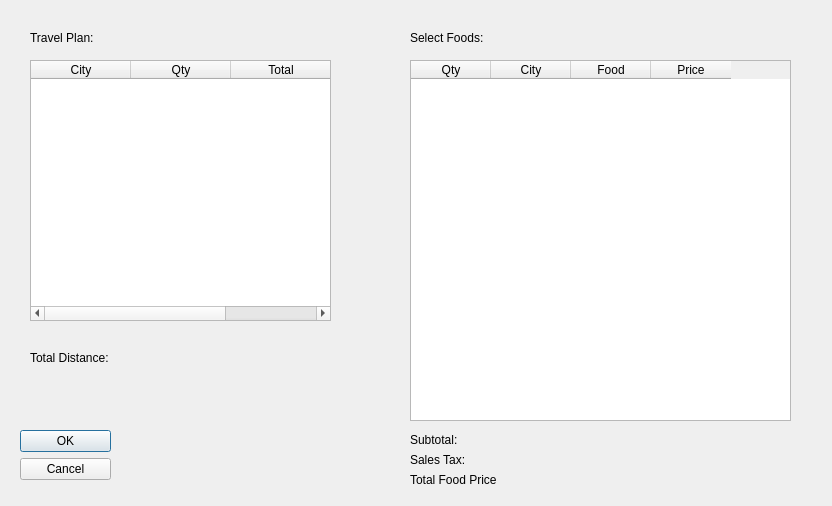
<?xml version="1.0" encoding="UTF-8"?>
<ui version="4.0">
 <class>RouteDisplayer</class>
 <widget class="QDialog" name="RouteDisplayer">
  <property name="geometry">
   <rect>
    <x>0</x>
    <y>0</y>
    <width>832</width>
    <height>506</height>
   </rect>
  </property>
  <property name="windowTitle">
   <string>Dialog</string>
  </property>
  <widget class="QDialogButtonBox" name="buttonBox">
   <property name="geometry">
    <rect>
     <x>20</x>
     <y>430</y>
     <width>91</width>
     <height>61</height>
    </rect>
   </property>
   <property name="orientation">
    <enum>Qt::Vertical</enum>
   </property>
   <property name="standardButtons">
    <set>QDialogButtonBox::Cancel|QDialogButtonBox::Ok</set>
   </property>
  </widget>
  <widget class="QTableWidget" name="routeList">
   <property name="geometry">
    <rect>
     <x>30</x>
     <y>60</y>
     <width>301</width>
     <height>261</height>
    </rect>
   </property>
   <column>
    <property name="text">
     <string>City</string>
    </property>
   </column>
   <column>
    <property name="text">
     <string>Qty</string>
    </property>
   </column>
   <column>
    <property name="text">
     <string>Total</string>
    </property>
   </column>
  </widget>
  <widget class="QLabel" name="label">
   <property name="geometry">
    <rect>
     <x>30</x>
     <y>350</y>
     <width>101</width>
     <height>16</height>
    </rect>
   </property>
   <property name="text">
    <string>Total Distance: </string>
   </property>
  </widget>
  <widget class="QLabel" name="TotalDistance">
   <property name="geometry">
    <rect>
     <x>130</x>
     <y>350</y>
     <width>51</width>
     <height>20</height>
    </rect>
   </property>
   <property name="text">
    <string/>
   </property>
  </widget>
  <widget class="QLabel" name="label_2">
   <property name="geometry">
    <rect>
     <x>410</x>
     <y>30</y>
     <width>211</width>
     <height>16</height>
    </rect>
   </property>
   <property name="text">
    <string>Select Foods:</string>
   </property>
  </widget>
  <widget class="QLabel" name="label_3">
   <property name="geometry">
    <rect>
     <x>30</x>
     <y>30</y>
     <width>151</width>
     <height>16</height>
    </rect>
   </property>
   <property name="text">
    <string>Travel Plan:</string>
   </property>
  </widget>
  <widget class="QTableWidget" name="SelectFoodTable">
   <property name="geometry">
    <rect>
     <x>410</x>
     <y>60</y>
     <width>381</width>
     <height>361</height>
    </rect>
   </property>
   <property name="sortingEnabled">
    <bool>true</bool>
   </property>
   <property name="columnCount">
    <number>4</number>
   </property>
   <attribute name="horizontalHeaderDefaultSectionSize">
    <number>80</number>
   </attribute>
   <attribute name="verticalHeaderVisible">
    <bool>false</bool>
   </attribute>
   <column>
    <property name="text">
     <string>Qty</string>
    </property>
   </column>
   <column>
    <property name="text">
     <string>City</string>
    </property>
   </column>
   <column>
    <property name="text">
     <string>Food</string>
    </property>
   </column>
   <column>
    <property name="text">
     <string>Price</string>
    </property>
   </column>
  </widget>
  <widget class="QLabel" name="Subtotal">
   <property name="geometry">
    <rect>
     <x>540</x>
     <y>430</y>
     <width>51</width>
     <height>20</height>
    </rect>
   </property>
   <property name="text">
    <string/>
   </property>
  </widget>
  <widget class="QLabel" name="SubtotalLabel">
   <property name="geometry">
    <rect>
     <x>410</x>
     <y>430</y>
     <width>121</width>
     <height>20</height>
    </rect>
   </property>
   <property name="text">
    <string>Subtotal:</string>
   </property>
  </widget>
  <widget class="QLabel" name="SalesTaxLabel">
   <property name="geometry">
    <rect>
     <x>410</x>
     <y>450</y>
     <width>121</width>
     <height>20</height>
    </rect>
   </property>
   <property name="text">
    <string>Sales Tax:</string>
   </property>
  </widget>
  <widget class="QLabel" name="SalesTax">
   <property name="geometry">
    <rect>
     <x>540</x>
     <y>450</y>
     <width>51</width>
     <height>20</height>
    </rect>
   </property>
   <property name="text">
    <string/>
   </property>
  </widget>
  <widget class="QLabel" name="TotalFoodPriLabel">
   <property name="geometry">
    <rect>
     <x>410</x>
     <y>470</y>
     <width>121</width>
     <height>20</height>
    </rect>
   </property>
   <property name="text">
    <string>Total Food Price</string>
   </property>
  </widget>
  <widget class="QLabel" name="TotalFoodPrice">
   <property name="geometry">
    <rect>
     <x>540</x>
     <y>470</y>
     <width>51</width>
     <height>20</height>
    </rect>
   </property>
   <property name="text">
    <string/>
   </property>
  </widget>
 </widget>
 <resources/>
 <connections>
  <connection>
   <sender>buttonBox</sender>
   <signal>accepted()</signal>
   <receiver>RouteDisplayer</receiver>
   <slot>accept()</slot>
   <hints>
    <hint type="sourcelabel">
     <x>248</x>
     <y>254</y>
    </hint>
    <hint type="destinationlabel">
     <x>157</x>
     <y>274</y>
    </hint>
   </hints>
  </connection>
  <connection>
   <sender>buttonBox</sender>
   <signal>rejected()</signal>
   <receiver>RouteDisplayer</receiver>
   <slot>reject()</slot>
   <hints>
    <hint type="sourcelabel">
     <x>316</x>
     <y>260</y>
    </hint>
    <hint type="destinationlabel">
     <x>286</x>
     <y>274</y>
    </hint>
   </hints>
  </connection>
 </connections>
</ui>
